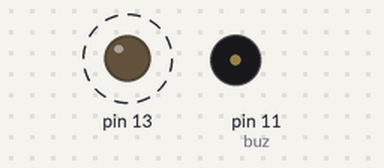
Simulated run of this sketch. Board: Arduino Uno, built with avr-gcc and run on an emulated ATmega328P. Shown: output pins drawn as LEDs (lit = HIGH), buzzer (waves = sounding, pin HIGH). Dashed ring = blinking.

Above: at 0.4 s.
Timing chart, 0 to 3.0 s (numbered marks = the images above):
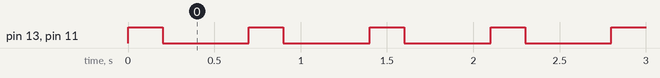

Measured:
- by itself, pin 13, pin 11 (buz): alternates HIGH for 0.20 s and LOW for 0.50 s

The sketch:

Test.ino
```cpp
byte buz = 11;

void setup(){
pinMode(buz,OUTPUT);
pinMode(13,OUTPUT);
}

void loop(){
  digitalWrite(buz,HIGH);
  digitalWrite(13,HIGH);
  delay(200);
  digitalWrite(buz,LOW);
  digitalWrite(13,LOW);
  delay(500);
}
```
